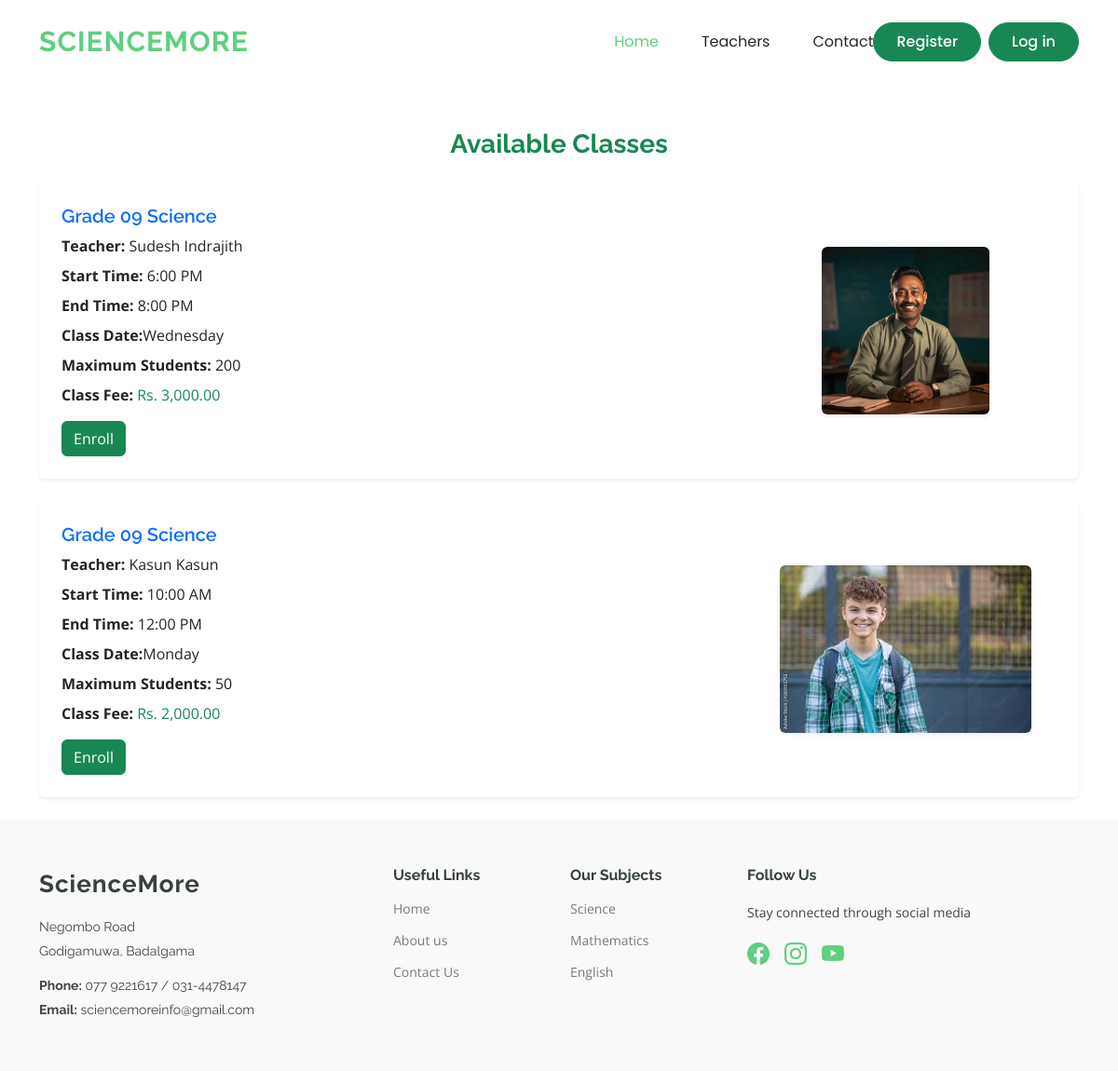
The app's page /web/show_classes/class_details.php?subject_id=1&grade_level_id=1 with its own data.
### tables this page shows
CREATE TABLE `classes` (
  `Id` int(11) NOT NULL,
  `Class_Name` varchar(255) NOT NULL,
  `Grade_Level_id` int(11) NOT NULL,
  `Subject_id` int(11) NOT NULL,
  `Teacher_id` int(11) NOT NULL,
  `Class_Date` varchar(50) NOT NULL,
  `start_time` time NOT NULL,
  `end_time` time NOT NULL,
  `month` varchar(50) NOT NULL,
  `Maximum_Students` int(30) NOT NULL,
  `class_fee` int(255) NOT NULL,
  `hall_no` int(11) NOT NULL
);

CREATE TABLE `teachers` (
  `Id` int(11) NOT NULL,
  `title` varchar(255) NOT NULL,
  `userid` int(11) NOT NULL,
  `FirstName` varchar(255) NOT NULL,
  `LastName` varchar(255) NOT NULL,
  `Dob` varchar(255) NOT NULL,
  `Gender` varchar(255) NOT NULL,
  `Primary_Contact` int(12) NOT NULL,
  `Secondary_Contact` int(12) NOT NULL,
  `Address` text NOT NULL,
  `City` varchar(255) NOT NULL,
  `AL_stream` varchar(255) NOT NULL,
  `AL_results` varchar(100) NOT NULL,
  `degree` int(1) NOT NULL,
  `Email` varchar(255) NOT NULL,
  `Password` varchar(255) NOT NULL,
  `NIC_No` varchar(12) NOT NULL,
  `Subject_id` int(11) NOT NULL,
  `Profile_Picture` varchar(255) NOT NULL,
  `date` date DEFAULT NULL,
  `Status` int(1) NOT NULL,
  `status_change_date` date DEFAULT NULL
);

### web/show_classes/class_details.php (the view, shortened to what this page needs)
<?php
$subjectId = $_GET['subject_id'] ?? null;
$gradeLevelId = $_GET['grade_level_id'] ?? $_SESSION['GRADE_LEVEL_ID'] ?? null;
$db = dbConn();
$sql = "SELECT c.*,
               t.FirstName, t.LastName, t.Profile_Picture
        FROM classes c
        LEFT JOIN teachers t ON c.Teacher_id = t.Id
        WHERE c.Subject_id = $subjectId AND c.Grade_Level_id = $gradeLevelId";
$result = $db->query($sql);
?>
<div class="container mt-5">
    <h3 class="text-success mb-4 fw-bold text-center">Available Classes</h3>
    <?php if ($result->num_rows > 0) { ?>
        <?php while ($row = $result->fetch_assoc()) { ?>
            <div class="card mb-4 shadow-sm border-0">
                <div class="row g-0 align-items-center">
                    <div class="col-md-8 p-4">
                        <h5 class="card-title text-primary fw-semibold"><?= $row['Class_Name'] ?></h5>
                        <p class="mb-2"><strong>Teacher:</strong> <?= $row['FirstName'] . ' ' . $row['LastName'] ?></p>
                        <p class="mb-2"><strong>Start Time:</strong> <?= date("g:i A", strtotime($row['start_time'])) ?></td>
                        <p class="mb-2"><strong>End Time:</strong> <?= date("g:i A", strtotime($row['end_time'])) ?></td>
                        <p class="mb-2"><strong>Class Date:</strong><?= $row['Class_Date'] ?></p>
                        <p class="mb-2"><strong>Maximum Students:</strong> <?= $row['Maximum_Students'] ?></p>
                        <p class="mb-3"><strong>Class Fee:</strong> <span class="text-success">Rs. <?= number_format($row['class_fee'], 2) ?></span></p>
                        <form method="post" action="enroll.php">
                            <button type="submit" class="btn btn-success">Enroll</button>
                        </form>
                    </div>
                    <div class="col-md-4 p-4 text-center">
                        <img src="../../system/uploads/<?php echo $row['Profile_Picture']; ?>"
                             alt="Profile Picture"
                             class="img-fluid rounded shadow-sm"
                             style="max-height: 180px; object-fit: cover;">
                    </div>
                </div>
            </div>
        <?php } ?>
    <?php } else { ?>
        <div class="alert alert-warning text-center">No classes available for this subject.</div>
    <?php } ?>
</div>
<?php
$content = ob_get_clean();
include '../layouts.php';
?>

### web/layouts.php (shortened to what this page needs)
<!DOCTYPE html>
<html lang="en">
<head>
  <link href="<?= WEB_URL ?>vendor/bootstrap/css/bootstrap.min.css" rel="stylesheet">
  <link href="<?= WEB_URL ?>vendor/bootstrap-icons/bootstrap-icons.css" rel="stylesheet">
  <link href="<?= WEB_URL ?>vendor/aos/aos.css" rel="stylesheet">
  <link href="<?= WEB_URL ?>vendor/glightbox/css/glightbox.min.css" rel="stylesheet">
  <link href="<?= WEB_URL ?>vendor/swiper/swiper-bundle.min.css" rel="stylesheet">
  <link href="<?= WEB_URL ?>css/main.css" rel="stylesheet">
</head>
<body class="index-page">
  <header id="header" class="header d-flex align-items-center sticky-top">
    <div class="container-fluid container-xl position-relative d-flex align-items-center">
      <a class="logo d-flex align-items-center me-auto">
        <h1 class="sitename">ScienceMore</h1>
      </a>
      <nav id="navmenu" class="navmenu">
        <div class="d-flex justify-content-between align-items-center flex-wrap w-100">
          <ul class="d-flex gap-3 mb-0 flex-wrap">
            <li><a href="<?= WEB_URL ?>index.php" class="active">Home</a></li>
            <li><a href="<?= WEB_URL ?>Teachers/register.php">Teachers</a></li>
            <li><a href="<?= WEB_URL ?>contact/contact.php">Contact</a></li>
          </ul>
          <ul class="d-flex gap-2 mb-0 flex-wrap">
            <?php if (isset($_SESSION['ID']) && isset($_SESSION['USERROLENAME'])) { ?>
              <li>
                <span class="badge bg-success px-4 py-2 rounded-pill text-white fw-medium">
                  Welcome, <?= $_SESSION['NAME'] ?>
                </span>
              </li>
              <li>
                <?php if ($_SESSION['USERROLENAME'] == 'Student') { ?>
                  <a class="btn btn-success px-4 py-2 rounded-pill text-white fw-medium" href="<?= WEB_URL ?>student/dashboard.php">Dashboard</a>
                <?php } else { ?>
                  <a class="btn btn-success px-4 py-2 rounded-pill text-white fw-medium" href="<?= WEB_URL ?>parent/dashboard.php">Dashboard</a>
                <?php } ?>
              </li>
              <li>
                <a class="btn btn-success px-4 py-2 rounded-pill text-white fw-medium" href="<?= WEB_URL ?>logout.php">Log out</a>
              </li>
            <?php } else { ?>
              <li>
                <a class="btn btn-success px-4 py-2 rounded-pill text-white fw-medium" href="<?= WEB_URL ?>register/register.php">Register</a>
              </li>
              <li>
                <a class="btn btn-success px-4 py-2 rounded-pill text-white fw-medium" href="<?= WEB_URL ?>login.php">Log in</a>
              </li>
            <?php } ?>
          </ul>
        </div>
      </nav>
    </div>
  </header>
  <?= $content ?>
  <footer id="footer" class="footer position-relative light-background">
    <div class="container footer-top">
      <div class="row gy-4">
        <div class="col-lg-4 col-md-6 footer-about">
          <a href="index.html" class="logo d-flex align-items-center">
            <span class="sitename">ScienceMore</span>
          </a>
          <div class="footer-contact pt-3">
            <p>Negombo Road</p>
            <p>Godigamuwa, Badalgama</p>
            <p class="mt-3"><strong>Phone:</strong> <span>077 9221617 / 031-4478147</span></p>
            <p><strong>Email:</strong> <span>sciencemoreinfo@gmail.com</span></p>
          </div>
        </div>
        <div class="col-lg-2 col-md-3 footer-links">
          <h4>Useful Links</h4>
          <ul>
            <li><a href="#">Home</a></li>
            <li><a href="#">About us</a></li>
            <li><a href="#">Contact Us</a></li>
          </ul>
        </div>
        <div class="col-lg-2 col-md-3 footer-links">
          <h4>Our Subjects</h4>
          <ul>
            <li><a href="#">Science</a></li>
            <li><a href="#">Mathematics</a></li>
            <li><a href="#">English</a></li>
          </ul>
        </div>
        <div class="col-lg-4 col-md-6 footer-social">
          <h4>Follow Us</h4>
          <p>Stay connected through social media</p>
          <div class="d-flex gap-3 mt-2">
            <a href="#"><i class="bi bi-facebook" style="font-size: 1.5rem;"></i></a>
            <a href="#"><i class="bi bi-instagram" style="font-size: 1.5rem;"></i></a>
            <a href="#"><i class="bi bi-youtube" style="font-size: 1.5rem;"></i></a>
          </div>
        </div>
      </div>
    </div>
  </footer>
</body>
</html>

### web/css/main.css (style rules this page uses)
:root { --default-font: "Open Sans", system-ui, -apple-system, "Segoe UI", Roboto, "Helvetica Neue", Arial, "Noto Sans", "Liberation Sans", sans-serif, "Apple Color Emoji", "Segoe UI Emoji", "Segoe UI Symbol", "Noto Color Emoji"; --heading-font: "Raleway", sans-serif; --nav-font: "Poppins", sans-serif; }
:root { --background-color: #ffffff; --default-color: #444444; --heading-color: #37423b; --accent-color: #5fcf80; --surface-color: #ffffff; --contrast-color: #ffffff; }
:root { --nav-color: #272828; --nav-hover-color: #5fcf80; --nav-mobile-background-color: #ffffff; --nav-dropdown-background-color: #ffffff; --nav-dropdown-color: #272828; --nav-dropdown-hover-color: #5fcf80; }
.light-background { --background-color: #f9f9f9; --surface-color: #ffffff; }
:root { scroll-behavior: smooth; }
body { color: var(--default-color); background-color: var(--background-color); font-family: var(--default-font); }
a { color: var(--accent-color); text-decoration: none; transition: 0.3s; }
h1, h2, h3, h4, h5, h6 { color: var(--heading-color); font-family: var(--heading-font); }
.header { color: var(--default-color); background-color: var(--background-color); padding: 15px 0; transition: all 0.5s; z-index: 997; }
.header .logo { line-height: 1; }
.header .logo h1 { font-weight: 700; font-size: 30px; margin: 0; letter-spacing: 1px; text-transform: uppercase; color: var(--accent-color); }
@media (max-width: 1200px) { .header .logo { order: 1; } }
@media (max-width: 1200px) { .header .navmenu { order: 3; } }
@media (min-width: 1200px) { .navmenu { padding: 0; } }
@media (min-width: 1200px) { .navmenu ul { margin: 0; padding: 0; display: flex; list-style: none; align-items: center; } }
@media (min-width: 1200px) { .navmenu li { position: relative; } }
@media (min-width: 1200px) { .navmenu a, .navmenu a:focus { color: var(--nav-color); padding: 18px 15px; font-size: 16px; font-family: var(--nav-font); font-weight: 400; display: flex; align-items: center; justify-content: space-between; white-space: nowrap; transition: 0.3s; } }
@media (min-width: 1200px) { .navmenu li:last-child a { padding-right: 0; } }
@media (min-width: 1200px) { .navmenu li:hover>a, .navmenu .active, .navmenu .active:focus { color: var(--nav-hover-color); } }
.footer { color: var(--default-color); background-color: var(--background-color); font-size: 14px; padding-bottom: 50px; position: relative; }
.footer .footer-top { padding-top: 50px; }
.footer .footer-about .logo { margin-bottom: 0; }
.footer .footer-about .logo span { font-size: 26px; font-weight: 700; letter-spacing: 1px; font-family: var(--heading-font); color: var(--heading-color); }
.footer .footer-about p { font-size: 14px; font-family: var(--heading-font); }
.footer h4 { font-size: 16px; font-weight: bold; position: relative; padding-bottom: 12px; }
.footer .footer-links { margin-bottom: 30px; }
.footer .footer-links ul { list-style: none; padding: 0; margin: 0; }
.footer .footer-links ul li { padding: 10px 0; display: flex; align-items: center; }
.footer .footer-links ul li:first-child { padding-top: 0; }
.footer .footer-links ul a { color: color-mix(in srgb, var(--default-color), transparent 30%); display: inline-block; line-height: 1; }
.footer .footer-contact p { margin-bottom: 5px; }

### records on screen
classes: Class_Name "Grade 09 Science", Teacher.FirstName "Sudesh", Teacher.LastName "Indrajith", start_time "6:00 PM", end_time "8:00 PM", Class_Date "Wednesday", Maximum_Students "200", class_fee "3,000.00", Teacher.Profile_Picture (picture)
classes: Class_Name "Grade 09 Science", Teacher.FirstName "Kasun", Teacher.LastName "Kasun", start_time "10:00 AM", end_time "12:00 PM", Class_Date "Monday", Maximum_Students "50", class_fee "2,000.00", Teacher.Profile_Picture (picture)
